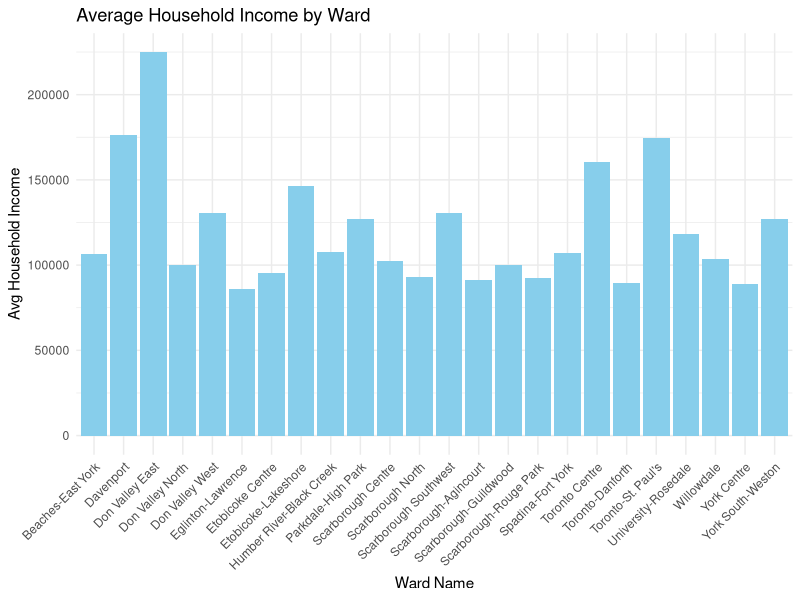
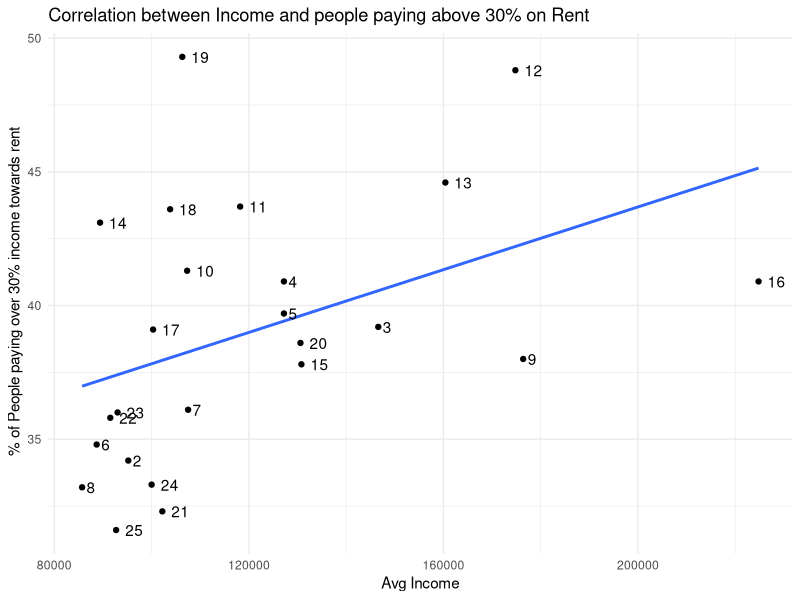
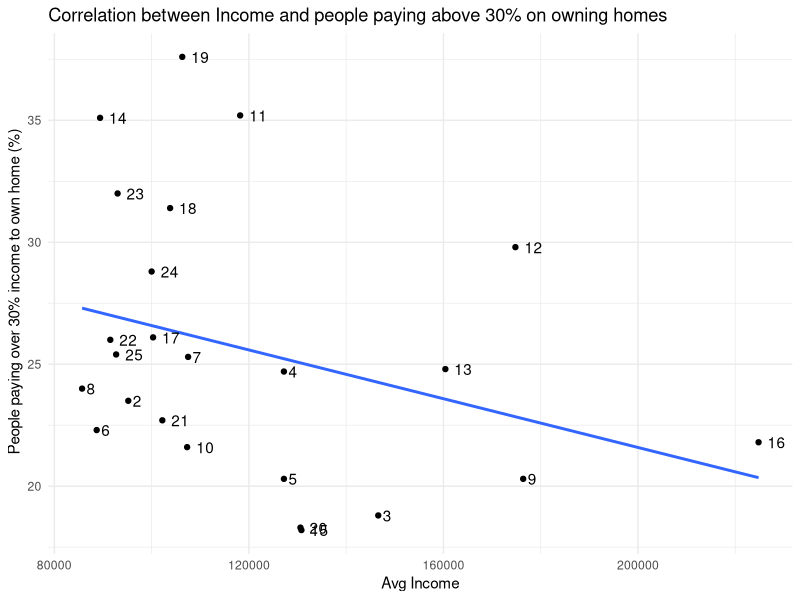
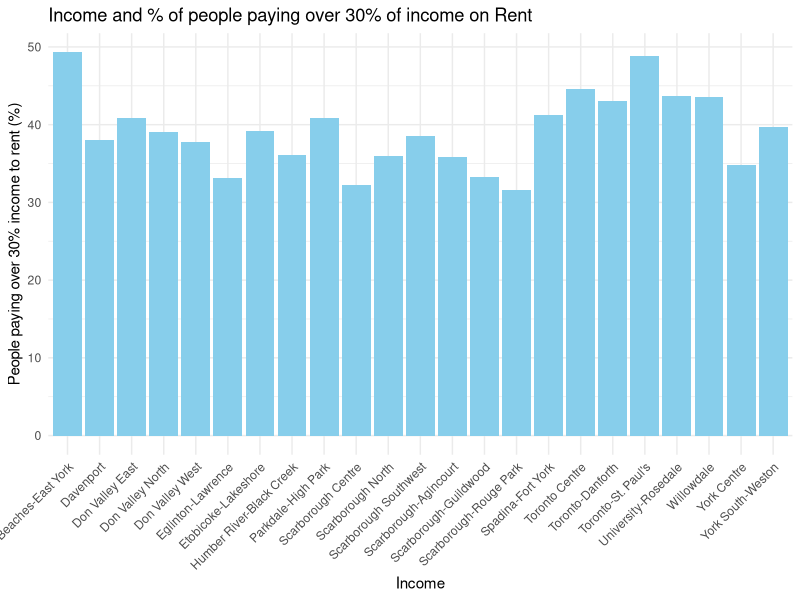

Write R code to recreate these figures, in order.
## ---- chunk 1
#| message: false
#| echo: false

#### Workspace set-up ####

## Load packages

library(tidyverse)
library(kableExtra)
library(here)
library(knitr)
library(ggplot2)




#### Read cleaned data ####

cleaned_ward_data = read_csv(
  file = here("outputs/data/cleaned_ward_data.csv"),
  show_col_types = FALSE
)

summarized_ward_data = read_csv(
  file = here("outputs/data/summarized_ward_data.csv"),
  show_col_types = FALSE
)
## ---- chunk 2
#| message: false
#| echo: false
#| label: tbl-cleaned-data
#| tbl-cap: Sample of Cleaned Ward Profile Data 

# creates a table of the cleaned sample data set
head(cleaned_ward_data, 5) |>
  kable( col.names = c("Ward", "Avg Income", "< 30% on House", "< 30% on Rent", "Bachelor's or Higher"),
      booktabs = TRUE
  )
## ---- chunk 3
#| message: false
#| echo: false
#| label: tbl-summarized-data
#| tbl-cap: Sample of Combined Ward Profile Data 

# creates a table of the cleaned sample data set
head(summarized_ward_data, 27) |>
  kable(col.names = c("Ward", "Ward Name", "Avg Income", "< 30% on House", "< 30% on Rent", "Bachelor's+"),
      booktabs = TRUE,
      scale_down = TRUE,
      font_size = 6,
       align = "l"
  )
## ---- chunk 4
#| label: fig-income_by_ward
#| fig-cap: Income by Ward
#| echo: false

library(ggplot2)
library(dplyr)

# Check if summarized_ward_data exists and has rows
if (!exists("summarized_ward_data") || nrow(summarized_ward_data) == 0) {
  warning("No valid data for plotting.")
} else {
  # Exclude the first row
  summarized_ward_data <- summarized_ward_data[-1, ]

  # Plot the income by ward 
  ggplot(summarized_ward_data, aes(x = ward_name, y = `Avg Income`)) +
    geom_bar(stat = "identity", fill = "skyblue") +
    labs(title = "Average Household Income by Ward",
         x = "Ward Name",
         y = "Avg Household Income") +
    theme_minimal() +
    theme(axis.text.x = element_text(angle = 45, hjust = 1))
}

## ---- chunk 5
#| echo: false
#| message: false
#| warning: false
#| label: fig-compare_income_rent
#| fig-cap: "Correlations between income and % of people paying over 30% towards rent"

summarized_ward_data |>
  ggplot(aes(x = `Avg Income`, y = `< 30% on Rent` , label = Ward)) + 
  geom_point() + 
  geom_smooth(method=lm, se=FALSE) + 
  geom_text(hjust=-0.5, vjust=0.5) +
  labs(
    title = "Correlation between Income and people paying above 30% on Rent",
    x = "Avg Income",
    y = " % of People paying over 30% income towards rent",
    label = "Ward Code"
  ) +
  theme_minimal()
## ---- chunk 6
#| echo: false
#| message: false
#| warning: false
#| label: fig-compare_income_house
#| fig-cap: "Income and % of people paying over 30% of income towards owning"

summarized_ward_data |>
  ggplot(aes(x = `Avg Income`, y = `< 30% on House` , label = Ward)) + 
  geom_point() + 
  geom_smooth(method=lm, se=FALSE) + 
  geom_text(hjust=-0.5, vjust=0.5) +
  labs(
    title = "Correlation between Income and people paying above 30% on owning homes",
    x = "Avg Income",
    y = " People paying over 30% income to own home (%)",
    label = "Ward Code"
  ) +
  theme_minimal()
## ---- chunk 7
#| label: fig-rent_income_correlation 
#| fig-cap: Correlation between income and the number of people paying over 30% of income on rent
#| echo: false

library(ggplot2)
library(dplyr)

# Check if summarized_ward_data exists and has rows
if (!exists("summarized_ward_data") || nrow(summarized_ward_data) == 0) {
  warning("No valid data for plotting.")
} else {
  # Exclude the first row
  summarized_ward_data <- summarized_ward_data[-1, ]

  # Plot the income by ward 
  ggplot(summarized_ward_data, aes(x = ward_name, y = `< 30% on Rent` )) +
    geom_bar(stat = "identity", fill = "skyblue") +
    labs(title = "Income and % of people paying over 30% of income on Rent",
         x = "Income",
         y = "People paying over 30% income to rent (%)") +
    theme_minimal() +
    theme(axis.text.x = element_text(angle = 45, hjust = 1))
}
